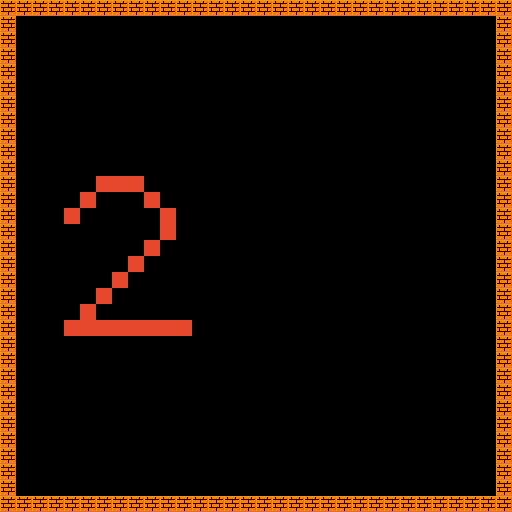

This game map was drawn from its Tiled (.tmx) file and the tilesets committed beside it. A one-line description and the trimmed map source follow:
An orthogonal 32x32 tile map with 16x16 px tiles, 1 tile layer (GameplayLayer).

<map version="1.10" tiledversion="1.10.2" orientation="orthogonal" renderorder="right-down" width="32" height="32" tilewidth="16" tileheight="16" infinite="0" nextlayerid="2" nextobjectid="1">
 <tileset firstgid="1" source="../../StandardTileset.tsx" />
 <layer id="1" name="GameplayLayer" width="32" height="32" tintcolor="#ffffff">
  <data>[1024 cells, 250 non-empty, 3 distinct tile ids]</data>
 </layer>
</map>
